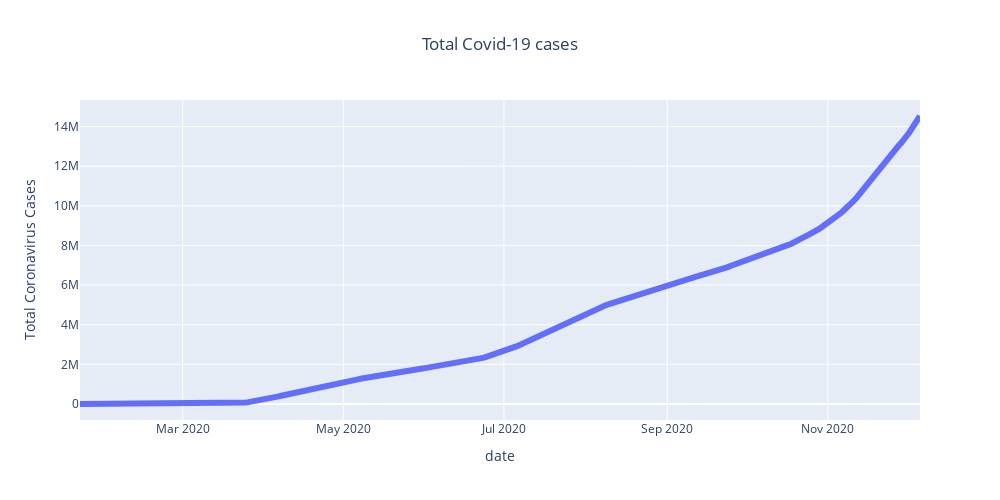

Notebook code for this chart:
### Markdown cell above
## Dynamic Plot for total Positive Cases

### Code cell
fig=px.line(US_daily,x='date',y="positive",title="Total Covid-19 cases")
           #labels={'date':'date',
            #      ['Daily New Cases','Daily recoveries']:'Daily cases'})
#fig=px.line(US_daily,x='date',y='Daily recoveries')

#fig.add_trace(line=dict(color=['red','green'],width=4))

fig.update_traces(line=dict(width=6))
fig.update_layout(
        #title_text = 'Covid-19 deaths In The United States By Geography',
        yaxis_title="Total Coronavirus Cases",
        title_x=0.5,
        showlegend = True,
        legend_title="",
        width=1000,height=500)

        
fig.show()

### Figure 1 — Plotly figure (JSON) as saved in the notebook; plotly's stock layout.template omitted (floating-point values rounded to 4 significant figures; data arrays with more than 128 entries replaced by an {"elided": "..."} marker saying what was removed)
{"data": [{"hovertemplate": "date=%{x}<br>positive=%{y}<extra></extra>", "legendgroup": "", "line": {"color": "#636efa", "dash": "solid", "width": 6}, "mode": "lines", "name": "", "orientation": "v", "showlegend": false, "type": "scatter", "x": {"elided": "320 str values"}, "xaxis": "x", "y": {"elided": "320 int values"}, "yaxis": "y"}], "layout": {"height": 500, "legend": {"title": {"text": ""}, "tracegroupgap": 0}, "showlegend": true, "title": {"text": "Total Covid-19 cases", "x": 0.5}, "width": 1000, "xaxis": {"anchor": "y", "domain": [0, 1], "title": {"text": "date"}}, "yaxis": {"anchor": "x", "domain": [0, 1], "title": {"text": "Total Coronavirus Cases"}}}}
